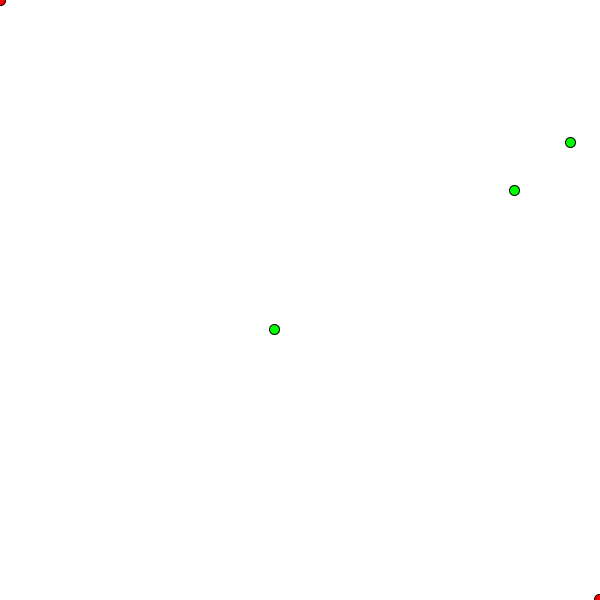
Frame 1 (no input)
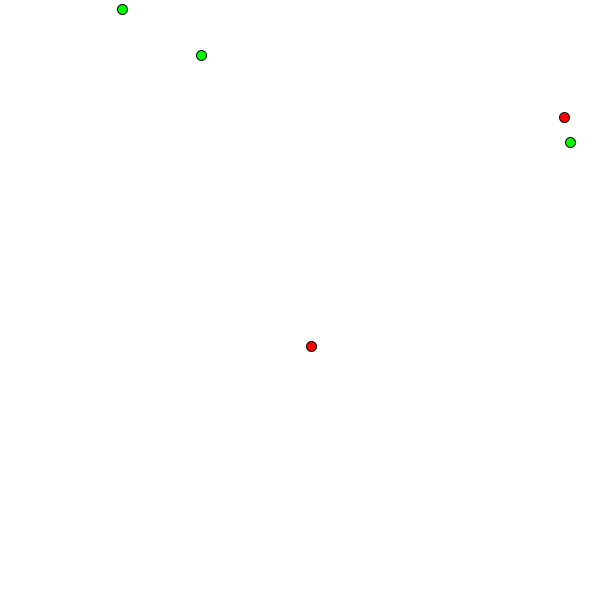
Frame 60 (the mouse pressed at the canvas centre just before this capture)
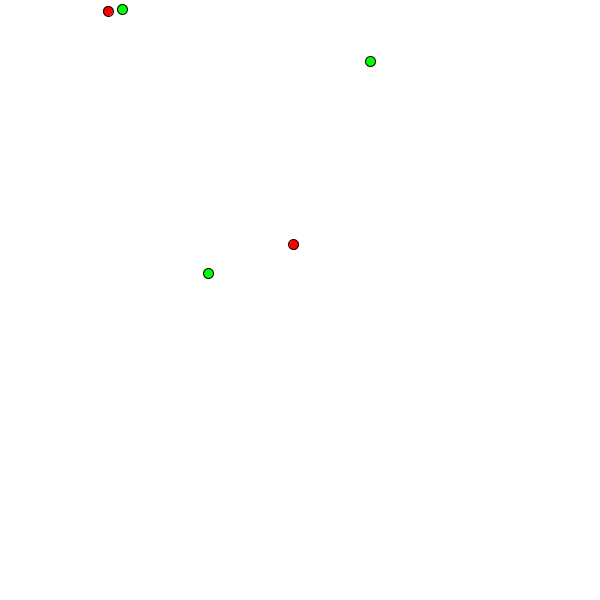
Frame 120 (the mouse held since frame 60 and released just before this capture)

The Processing sketch that drew these frames (run headless with seeded random() and noise(); from frame 60 on, the mouse is pressed at the canvas centre):

// Processing sketch: Natural_Selection
// ── Natural_Selection.pde
ArrayList<PVector> food;
ArrayList<Organism> organisms;

Organism h1 = new Organism(0, 0, 1, 10, 1);
Organism h2 = new Organism(600, 600, 1, 10, 1);

void setup() {
  size(600, 600);

  food = new ArrayList<PVector>();
  organisms = new ArrayList<Organism>();

  food.add(new PVector(random(0, width), random(0, height)));
  food.add(new PVector(random(0, width), random(0, height)));
  food.add(new PVector(random(0, width), random(0, height)));
  
  organisms.add(h1);
  organisms.add(h2);
  
  h1.setOrganisms(organisms);
  h2.setOrganisms(organisms);
}

void draw() {
  background(255);

  h1.moveTo(h1.findClosestIndex(food));

  h1.physics();
  
  h1.eatFood(food);

  h1.draw();
  
  h2.moveTo(h2.findClosestIndex(food));

  h2.physics();
  
  h2.eatFood(food);

  h2.draw();

  pushStyle();
  fill(0, 255, 0);
  for (int i = 0; i < food.size(); i++) {
    ellipse(food.get(i).x, food.get(i).y, 10, 10);
  }
  popStyle();
}

float sqr(float a) {
  return a*a;
}

// ── Genome.pde
class Genome {
  float[] genes;
  public Genome(float[] genes) {
    this.genes = new float[genes.length];
    for (int i = 0; i < genes.length; i++) {
      this.genes[i] = genes[i];
    }
  }

  public Genome(int numOfGenes) {
    this.genes = new float[numOfGenes];
    for (int i = 0; i < numOfGenes; i++) {
      this.genes[i] = random(-1, 1);
    }
  }
}

// ── Organism.pde
class Organism {
  ArrayList<Organism> organisms;

  PVector vel;
  PVector acc;
  PVector pos;

  float maxSpeed, maxForce;

  float w = 10;

  Genome genome;

  PVector targetPos = null;

  public Organism(float x, float y, int numOfGenes, float maxSpeed, float maxForce) {
    vel = new PVector(0, 0);
    acc = new PVector(0, 0);
    pos = new PVector(x, y);

    this.maxSpeed = maxSpeed;
    this.maxForce = maxForce;

    genome = new Genome(numOfGenes);
  }
  
  void setOrganisms(ArrayList<Organism> organisms){
    this.organisms = organisms;
  }

  void moveTo(PVector target) {
    PVector needed = PVector.sub(target, pos);
    needed.normalize().mult(maxSpeed);
    PVector error = PVector.sub(needed, vel);
    if (error.mag()>maxForce) {
      error.normalize();
      error.mult(maxForce);
    }
    force(error);
  }



  void eatFood(ArrayList<PVector> food) {
    for (int i = 0; i < food.size(); i++) {
      if (sqr(pos.x - food.get(i).x) + sqr(pos.y - food.get(i).y) < 30) {
        // eat the food
        food.remove(i);
        food.add(new PVector(random(0, width), random(0, height)));

        // reset target
        targetPos = null;
      }
    }
  }

  PVector findClosestIndex(ArrayList<PVector> targets) {
    // if already has a target, skip
    if (targetPos != null) {
      return targetPos;
    }

    int index = -1;
    float leastDistanceSquared = -1;

    for (int i = 0; i < targets.size(); i++) {
      // do not pick others targets
      if(checkIfSomebodysTarget(targets.get(i))){
        continue;
      }
      float newDist = sqr(pos.x - targets.get(i).x) + sqr(pos.y - targets.get(i).y);
      if (leastDistanceSquared == -1 || leastDistanceSquared > newDist) {
        leastDistanceSquared = sqr(pos.x - targets.get(i).x) + sqr(pos.y - targets.get(i).y);
        index = i;
      }
    }
    
    targetPos = targets.get(index);

    return targets.get(index);
  }

  boolean checkIfSomebodysTarget(PVector target) {
    for (int i = 0; i < organisms.size(); i++) {
      if (organisms.get(i).targetPos == target) {
        return true;
      }
    }

    return false;
  }



  void physics() {
    vel.add(acc);
    acc = new PVector(0, 0);
    pos.add(vel);
  }

  void force(float x, float y) {
    acc.add(new PVector(x, y));
  }

  void force(PVector f) {
    acc.add(f);
  }





  void draw() {
    pushStyle();
    fill(255, 0, 0);
    ellipse(pos.x, pos.y, w, w);
    popStyle();
  }
}
